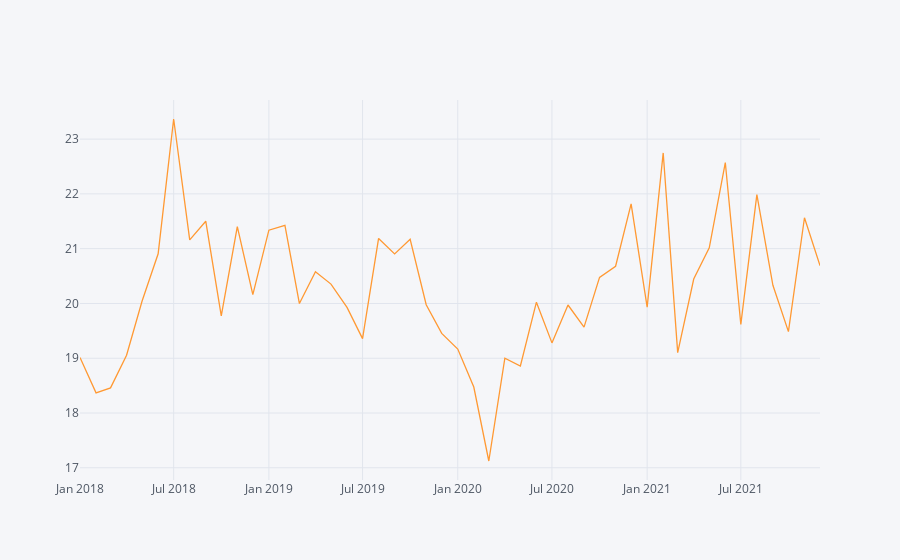

Notebook code for this chart:
### Code cell
ts_df.query("is_duplex==1").groupby(pd.to_datetime(ts_df.date.dt.strftime("%Y-%m-01")))[
    "price_sqm"
].mean().iplot()

### Figure 1 — Plotly figure (JSON) as saved in the notebook; plotly's stock layout.template omitted (floating-point values rounded to 4 significant figures)
{"data": [{"line": {"color": "rgba(255, 153, 51, 1.0)", "dash": "solid", "shape": "linear", "width": 1.3}, "mode": "lines", "name": "price_sqm", "text": "", "type": "scatter", "x": ["2018-01-01", "2018-02-01", "2018-03-01", "2018-04-01", "2018-05-01", "2018-06-01", "2018-07-01", "2018-08-01", "2018-09-01", "2018-10-01", "2018-11-01", "2018-12-01", "2019-01-01", "2019-02-01", "2019-03-01", "2019-04-01", "2019-05-01", "2019-06-01", "2019-07-01", "2019-08-01", "2019-09-01", "2019-10-01", "2019-11-01", "2019-12-01", "2020-01-01", "2020-02-01", "2020-03-01", "2020-04-01", "2020-05-01", "2020-06-01", "2020-07-01", "2020-08-01", "2020-09-01", "2020-10-01", "2020-11-01", "2020-12-01", "2021-01-01", "2021-02-01", "2021-03-01", "2021-04-01", "2021-05-01", "2021-06-01", "2021-07-01", "2021-08-01", "2021-09-01", "2021-10-01", "2021-11-01", "2021-12-01"], "y": [19.01, 18.37, 18.46, 19.06, 20.04, 20.91, 23.37, 21.16, 21.5, 19.77, 21.4, 20.16, 21.34, 21.43, 20.0, 20.58, 20.35, 19.93, 19.36, 21.19, 20.9, 21.17, 19.98, 19.45, 19.17, 18.47, 17.12, 19.0, 18.86, 20.02, 19.28, 19.97, 19.57, 20.48, 20.68, 21.82, 19.93, 22.75, 19.1, 20.45, 21.02, 22.57, 19.62, 21.99, 20.33, 19.48, 21.56, 20.69]}], "layout": {"legend": {"bgcolor": "#F5F6F9", "font": {"color": "#4D5663"}}, "paper_bgcolor": "#F5F6F9", "plot_bgcolor": "#F5F6F9", "title": {"font": {"color": "#4D5663"}}, "xaxis": {"gridcolor": "#E1E5ED", "showgrid": true, "tickfont": {"color": "#4D5663"}, "title": {"font": {"color": "#4D5663"}, "text": ""}, "zerolinecolor": "#E1E5ED"}, "yaxis": {"gridcolor": "#E1E5ED", "showgrid": true, "tickfont": {"color": "#4D5663"}, "title": {"font": {"color": "#4D5663"}, "text": ""}, "zerolinecolor": "#E1E5ED"}}}
